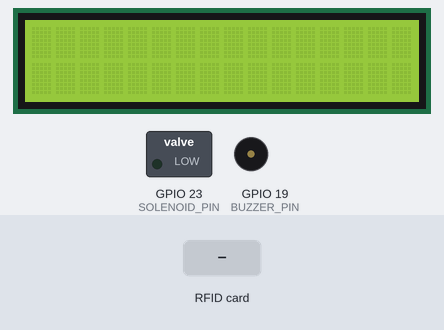
The sketch below on a simulated ESP32. On the bench: 16×2 character LCD, switched loads named in the sketch (green lamp = pin HIGH), buzzer (waves = sounding, pin HIGH). Inputs (shaded band) come from the test bench. WiFi joins after 1.5 s; servers stay silent unless stated; uploads are accepted with an empty reply; what the sketch prints to the serial monitor is not drawn.

Above: at 3.3 s.
3.4 s: RFID card 5E 7A 19 C4 held to the reader
At 4.7 s:
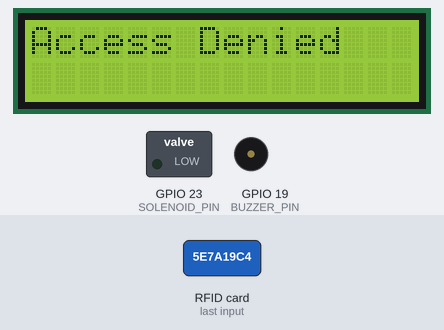
Timing chart, 0 to 6.4 s (numbered marks = the images above; inputs shaded):
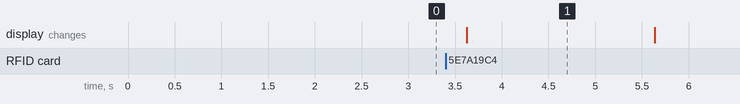

Measured:
- after the input at 3.4 s, the display: changes after 0.22 s (image 1)
- what the display in image 1 shows lasts 2.0 s, from 3.6 s to 5.6 s

The sketch:

Arduino.ino
```cpp
#include <Wire.h>
#include <LiquidCrystal_I2C.h>
#include <SPI.h>
#include <MFRC522.h>
#include <WiFi.h>
#include <HTTPClient.h>
#include <SoftwareSerial.h>

// Pin Definitions
#define SS_PIN 5
#define RST_PIN 22
#define SOLENOID_PIN 23
#define BUZZER_PIN 19
#define DOOR_SENSOR_PIN 21

// Initialization
MFRC522 mfrc522(SS_PIN, RST_PIN);


LiquidCrystal_I2C lcd(0x27, 16, 2);

// Wi-Fi Credentials
const char* ssid = "your_SSID";
const char* password = "your_PASSWORD";

// API Endpoints
const String apiEndpoint = "https://your-api-endpoint";
const String bookScanEndpoint = "https://your-book-scan-endpoint";

// QR Code Reader (using SoftwareSerial)
SoftwareSerial qrSerial(10, 11); // RX, TX pins for QR scanner
String qrCode = "";

// Flags and Timing Variables
bool cardLocked = false;
bool doorOpen = false;
unsigned long lastLCDUpdateTime = 0;
const unsigned long lcdMessageDuration = 2000;
unsigned long doorUnlockTime = 0;
const unsigned long doorOpenDuration = 5000;

void setup() {
    Serial.begin(9600);
    SPI.begin();
    mfrc522.PCD_Init();
    lcd.begin(16, 2);
    lcd.backlight();

    pinMode(SOLENOID_PIN, OUTPUT);
    pinMode(BUZZER_PIN, OUTPUT);
    pinMode(DOOR_SENSOR_PIN, INPUT);

    connectToWiFi();
    qrSerial.begin(9600); // Initialize the QR scanner on the specified serial pins
}

void loop() {
    // RFID Handling
    if (mfrc522.PICC_IsNewCardPresent() && mfrc522.PICC_ReadCardSerial() && !cardLocked) {
        String rfidTag = getRFIDTag();
        lockCard();
        validateStudent(rfidTag);
    }

    // QR Code Handling
    if (doorOpen && qrSerial.available()) {
        qrCode = qrSerial.readStringUntil('\n'); // Read QR code as string
        if (!qrCode.isEmpty()) {
            registerBook(qrCode);
        }
    }

    // Check Door State
    if (doorOpen && millis() - doorUnlockTime >= doorOpenDuration) {
        closeDoor();
    }

    // Handle LCD Message Timeout
    if (millis() - lastLCDUpdateTime >= lcdMessageDuration) {
        lcd.clear();
    }
}

void connectToWiFi() {
    WiFi.begin(ssid, password);
    while (WiFi.status() != WL_CONNECTED) {
        delay(1000);
        Serial.println("Connecting to WiFi...");
    }
    Serial.println("WiFi Connected");
}

String getRFIDTag() {
    String tag = "";
    for (byte i = 0; i < mfrc522.uid.size; i++) {
        tag += String(mfrc522.uid.uidByte[i], HEX);
    }
    tag.toUpperCase();
    return tag;
}

void lockCard() {
    cardLocked = true;
    digitalWrite(SOLENOID_PIN, LOW); // Lock card slot
}

void unlockCard() {
    cardLocked = false;
    digitalWrite(SOLENOID_PIN, HIGH); // Unlock card slot
}

void validateStudent(String tag) {
    HTTPClient http;
    http.begin(apiEndpoint);
    http.addHeader("Content-Type", "application/json");

    String payload = "{\"rfid_tag\":\"" + tag + "\"}";

    int responseCode = http.POST(payload);

    if (responseCode == 200) {
        String response = http.getString();

        if (response == "Student Found") {
            lcd.setCursor(0, 0);
            lcd.print("Access Granted");
            lastLCDUpdateTime = millis(); // Update time when displaying new message

            openDoor(); // Open the door for the student to enter

        } else {
            lcd.setCursor(0, 0);
            lcd.print("Access Denied");
            lastLCDUpdateTime = millis(); // Update time when displaying new message
        }

    } else {
        lcd.setCursor(0, 0);
        lcd.print("HTTP Error");
        lastLCDUpdateTime = millis(); // Update time when displaying new message
        Serial.println("Error in HTTP request: " + String(responseCode));
    }

    http.end();
}

void registerBook(String qrCode) {
    HTTPClient http;

    http.begin(bookScanEndpoint);
    http.addHeader("Content-Type", "application/json");

    String payload = "{\"book_qr_code\":\"" + qrCode + "\"}";

    int responseCode = http.POST(payload);

    if (responseCode == 200) {
        String response = http.getString();

        lcd.setCursor(0, 0);
        lcd.print(response); // Display server response on LCD

        lastLCDUpdateTime = millis(); // Update time when displaying new message

    } else {
        lcd.setCursor(0, 0);
        lcd.print("HTTP Error");
        lastLCDUpdateTime = millis(); // Update time when displaying new message

        Serial.println("Error in HTTP request: " + String(responseCode));

     }

     http.end();
}

void openDoor() {
    digitalWrite(SOLENOID_PIN, HIGH); // Unlock the door solenoid
    doorOpen = true; // Set door state to open
    doorUnlockTime = millis(); // Store the time of unlocking
}

void closeDoor() {
    digitalWrite(SOLENOID_PIN, LOW); // Lock the door solenoid
    unlockCard(); // Unlock the student card after closing the door
    doorOpen = false; // Set door state to closed
}
```
